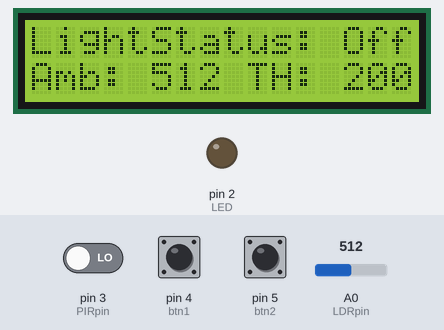
This sketch was run on a simulated Arduino Uno, built with avr-gcc and run on an emulated ATmega328P. Shown: 16×2 character LCD, output pins drawn as LEDs (lit = HIGH). The test bench sets the inputs (shaded band); at power-on: pin 4 (btn1) LOW, A0 (LDRpin) = 512, pin 5 (btn2) LOW, pin 3 (PIRpin) LOW.

Above: at 1.2 s.
1.3 s: pin 4 (btn1) pulled HIGH for 0.15 s
At 2.5 s:
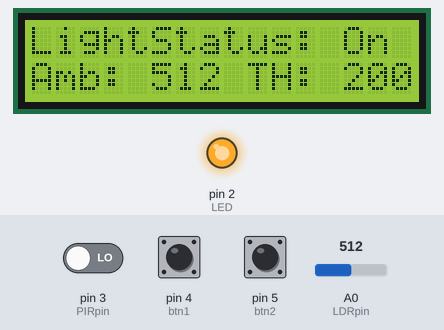
2.9 s: A0 (LDRpin) set to 716
At 4.1 s:
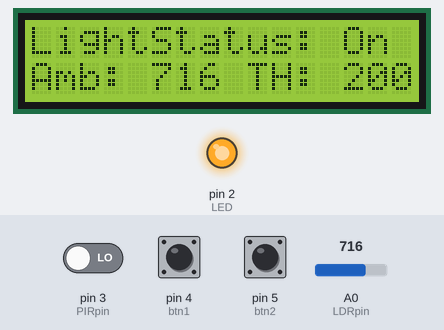
4.4 s: pin 4 (btn1) pulled HIGH for 1 s
At 5.2 s:
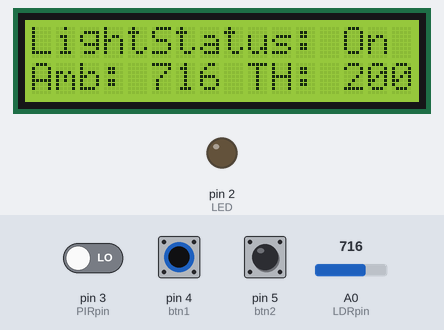
6.9 s: pin 5 (btn2) pulled HIGH for 0.15 s
At 7.3 s:
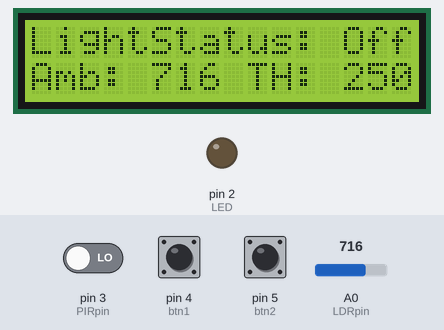
8.5 s: pin 5 (btn2) pulled HIGH for 1 s
At 9.7 s:
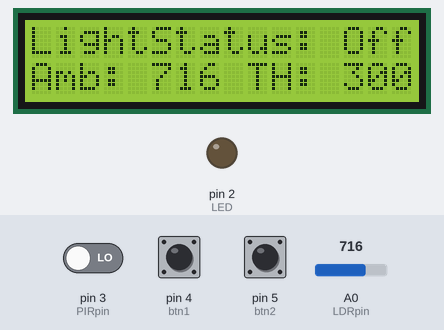
11.0 s: A0 (LDRpin) set to 810
At 11.5 s:
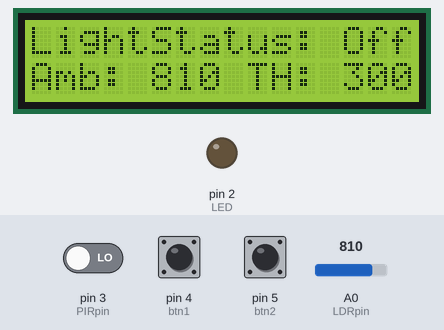
Timing chart, 0 to 13.5 s (numbered marks = the images above; inputs shaded):
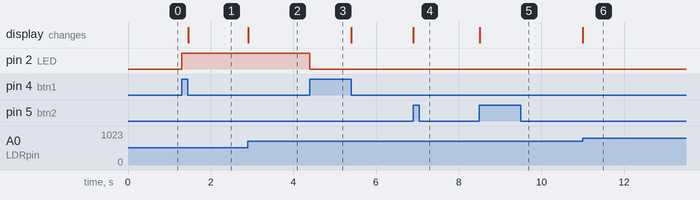

The sketch:

SmartLightSensor.ino
```cpp
#include <LiquidCrystal.h>

const int LDRpin = A0;
const int PIRpin = 3;
const int LED = 2;
const int btn1 = 4, btn2 = 5;
const int E = 12, RS = 11, D4 = 10, D5 = 9, D6 = 8, D7 = 7;
LiquidCrystal lcd(11,12,10,9,8,7);


bool btn2Flag = false;
bool btn1Flag = false;
bool LEDstate = false;

bool movementDetection = false;
int ambientLight = 0;
int thresholdValue = 200;

void setup()
{
  pinMode(LDRpin, INPUT);
  pinMode(PIRpin,INPUT);
  pinMode(LED, OUTPUT);
  pinMode(btn1, INPUT);
  pinMode(btn2, INPUT);

  Serial.begin(9600);
  lcd.begin(16,2);


}

void loop()
{


  if(digitalRead(btn1) && !btn1Flag){
    btn1Flag = true;
    digitalWrite(LED,!LEDstate);
  }
   if(!digitalRead(btn1) && btn1Flag){
    btn1Flag = false;
    LEDstate = !LEDstate;
  }
  lcd.setCursor(0,0);
  lcd.print("LightStatus: ");
  lcd.print(LEDstate ? "On " :"Off" );


  ambientLight = analogRead(LDRpin);
  lcd.setCursor(0,1);
  lcd.print("Amb: ");
  lcd.print(ambientLight);
  lcd.print(" TH: ");
  lcd.print(thresholdValue);

  if(digitalRead(btn2) && !btn2Flag){
    btn2Flag = true;
    thresholdValue += 50;
    if (thresholdValue > 800){
      thresholdValue = 200;
    }
  }
  if(!digitalRead(btn2) && btn2Flag){
    btn2Flag = false;
  }

  if(digitalRead(PIRpin)){
    if(ambientLight < thresholdValue){
      digitalWrite(LED,HIGH);
      LEDstate = true;
    }
  }


}
```

Measured:
- after the input at 1.3 s, pin 2 (LED): LOW → HIGH at once; the display: changes after 0.16 s (image 1)
- after the input at 2.9 s, the display: changes at once (image 2)
- after the input at 4.4 s, pin 2 (LED): HIGH → LOW at once
- after the input at 6.9 s, the display: changes at once (image 4)
- after the input at 8.5 s, the display: changes at once (image 5)
- after the input at 11.0 s, the display: changes at once (image 6)
